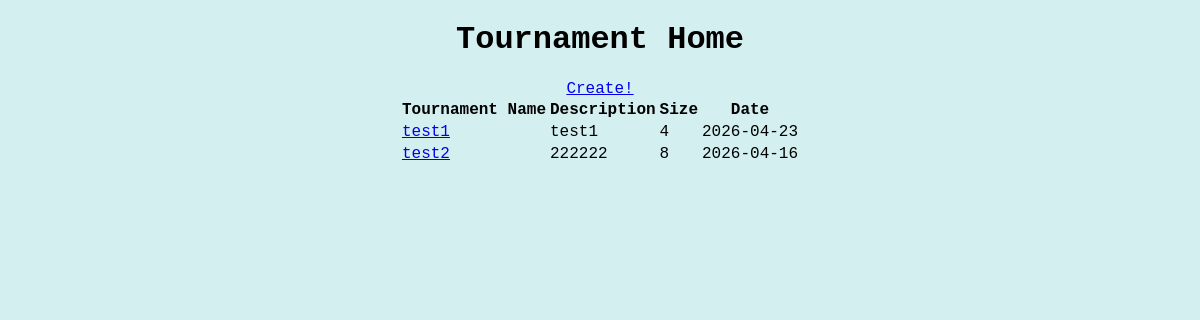
The page /tournaments (signed in) on the database its author committed.
### tables this page shows
CREATE TABLE tournaments (
                         tournamentID INTEGER PRIMARY KEY AUTOINCREMENT,
                         userID INTEGER NOT NULL,
                         tournamentName TEXT UNIQUE NOT NULL,
                         tournamentDescription TEXT NOT NULL,
                         tournamentDate DATE NOT NULL,
                         tournamentSize INTEGER NOT NULL,
                         FOREIGN KEY (userID) REFERENCES users(userID) ON DELETE CASCADE
                         );

### Blueprints/pages.py (the view)
@pages.route("/tournaments")
def tournamentHome():
    if not isAuthorised():
        return redirect(url_for("pages.login"))
    currentUser = session["currentUser"]
    userID = session["userID"]
    db = DataBaseHandler()
    tournaments = db.fetchTournaments()
    return render_template("tournamenthome.html", currentUser = currentUser, db = db, userID = userID, tournaments = tournaments)

### Scripts/isAuthorised.py (called while the page is built)
def isAuthorised():
    return "currentUser" in session

### database.py (called while the page is built)
    def connect(self):
        return sql.connect(self.dbName)

    def fetchTournaments(self):
        with self.connect() as conn:
            conn.cursor()
            results = conn.execute("SELECT tournamentID, tournamentName, tournamentDescription, tournamentSize, tournamentDate FROM tournaments")
            conn.commit()
            tournaments = results.fetchall()
            return tournaments

### templates/tournamenthome.html (shortened to what this page needs)
{%extends "base.html" %}
{% block content %}
<h1>Tournament Home</h1>
    <div>
        <a href= "createtournament">Create!</a>
    </div>
    <div class="table">
    {% if not tournaments %}
        <p>No tournaments at the moment</p>
    {% else %}
        <table>
            <thead>
                <tr>
                    <th>Tournament Name</th>
                    <th>Description</th>
                    <th>Size</th>
                    <th>Date</th>
                </tr>
            </thead>
            <tbody>
                {% for tournament in tournaments %}
                    <tr>
                        <td>
                            <a href = {{ "/tournaments/" + tournament[0]|string }}> {{tournament[1]}} </a>
                        </td>
                        <td>{{tournament[2]}}</td>
                        <td>{{tournament[3]}}</td>
                        <td>{{tournament[4]}}</td>
                    </tr>
                {% endfor %}
            </tbody>
        </table>
    {% endif %}
    </div>
{% endblock %}

### static/styles/global.css (style rules this page uses)
body { background-color: rgb(212, 239, 240); font-family: 'Courier New', Courier, monospace; margin: 0; width: 100vw; height: 100vh; justify-items: center; align-items: center; }

### rows shown on the page
tournaments: tournamentName "test1", tournamentDescription "test1", tournamentSize "4", tournamentDate "2026-04-23"
tournaments: tournamentName "test2", tournamentDescription "222222", tournamentSize "8", tournamentDate "2026-04-16"
